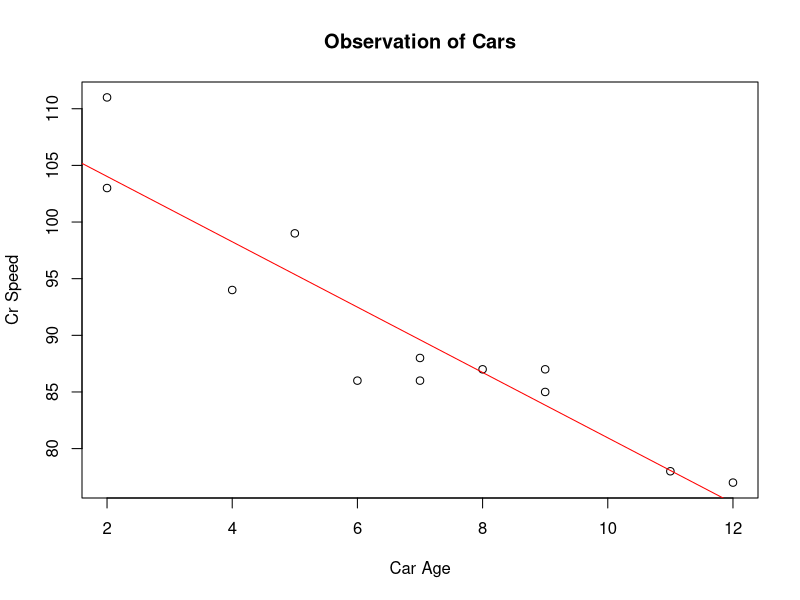

This chart was generated by the following R code:
car_age = c(5,7,8,7,2,2,9,4,11,12,9,6)
car_age

carSpeed = c(99,86,87,88,111,103,87,94,78,77,85,86)
carSpeed

plot(car_age, carSpeed, main = "Observation of Cars", xlab = "Car Age", ylab = "Cr Speed")
abline(lm(carSpeed ~ car_age), col = "red")
